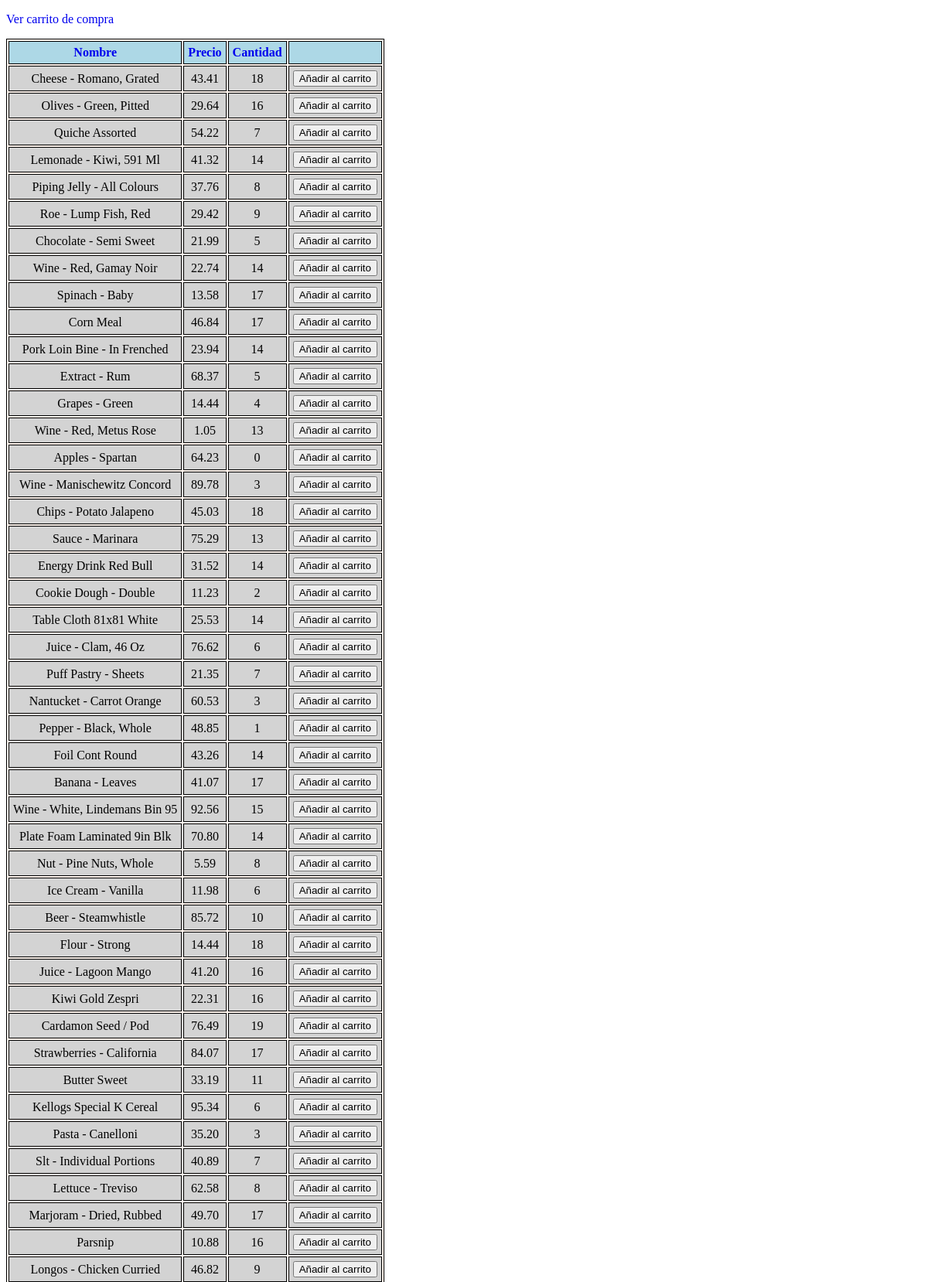
The page / (upper part) on the database its author committed.
### tables this page shows
create table products (
	id INT,
	name VARCHAR(50),
	price DECIMAL(5,2),
	amount INT
);

### index.php (the view, shortened to what this page needs)
<?php
require "connection.php";
$sort = "id";
?>
<!DOCTYPE html>
<html lang="en">
<head>
</head>
<body>
  <p>
    <a href="shoppingCart.php">Ver carrito de compra</a>
  </p>
  <table>
    <tr>
      <th><a href="index.php?sort=name">Nombre</a></th>
      <th><a href="index.php?sort=price">Precio</a></th>
      <th><a href="index.php?sort=amount">Cantidad</a></th>
      <th></th>
    </tr>
    <?php
      $stmt = $link->stmt_init();
      $stmt->prepare("SELECT id,name,price,amount FROM products ORDER BY $sort");
      $stmt->execute();
      $stmt->bind_result($id,$name,$price,$amount);
      while($stmt->fetch()) {
      ?>
      <tr>
        <td><?=$name ?></td>
        <td><?=$price ?></td>
        <td><?=$amount ?></td>
        <td>
          <form action="">
            <input type="submit" value="Añadir al carrito">
          </form>
        </td>
      </tr>
    <?php
      }
    ?>
  </table>
</body>
</html>

### index.php (style rules this page uses)
table { border: 1px solid black; text-align: center; background-color: Seashell; }
th { background-color: LightBlue; }
td { background-color: LightGray; }
tr,td,th { border: 1px solid black; padding: 5px; }
a { text-decoration: none; }

### rows shown on the page
products: name "Cheese - Romano, Grated", price "43.41", amount "18"
products: name "Olives - Green, Pitted", price "29.64", amount "16"
products: name "Quiche Assorted", price "54.22", amount "7"
products: name "Lemonade - Kiwi, 591 Ml", price "41.32", amount "14"
products: name "Piping Jelly - All Colours", price "37.76", amount "8"
products: name "Roe - Lump Fish, Red", price "29.42", amount "9"
products: name "Chocolate - Semi Sweet", price "21.99", amount "5"
products: name "Wine - Red, Gamay Noir", price "22.74", amount "14"
products: name "Spinach - Baby", price "13.58", amount "17"
products: name "Corn Meal", price "46.84", amount "17"
products: name "Pork Loin Bine - In Frenched", price "23.94", amount "14"
products: name "Extract - Rum", price "68.37", amount "5"
products: name "Grapes - Green", price "14.44", amount "4"
products: name "Wine - Red, Metus Rose", price "1.05", amount "13"
products: name "Apples - Spartan", price "64.23", amount "0"
products: name "Wine - Manischewitz Concord", price "89.78", amount "3"
products: name "Chips - Potato Jalapeno", price "45.03", amount "18"
products: name "Sauce - Marinara", price "75.29", amount "13"
products: name "Energy Drink Red Bull", price "31.52", amount "14"
products: name "Cookie Dough - Double", price "11.23", amount "2"
products: name "Table Cloth 81x81 White", price "25.53", amount "14"
products: name "Juice - Clam, 46 Oz", price "76.62", amount "6"
products: name "Puff Pastry - Sheets", price "21.35", amount "7"
products: name "Nantucket - Carrot Orange", price "60.53", amount "3"
products: name "Pepper - Black, Whole", price "48.85", amount "1"
products: name "Foil Cont Round", price "43.26", amount "14"
products: name "Banana - Leaves", price "41.07", amount "17"
products: name "Wine - White, Lindemans Bin 95", price "92.56", amount "15"
products: name "Plate Foam Laminated 9in Blk", price "70.80", amount "14"
products: name "Nut - Pine Nuts, Whole", price "5.59", amount "8"
products: name "Ice Cream - Vanilla", price "11.98", amount "6"
products: name "Beer - Steamwhistle", price "85.72", amount "10"
products: name "Flour - Strong", price "14.44", amount "18"
products: name "Juice - Lagoon Mango", price "41.20", amount "16"
products: name "Kiwi Gold Zespri", price "22.31", amount "16"
products: name "Cardamon Seed / Pod", price "76.49", amount "19"
products: name "Strawberries - California", price "84.07", amount "17"
products: name "Butter Sweet", price "33.19", amount "11"
products: name "Kellogs Special K Cereal", price "95.34", amount "6"
products: name "Pasta - Canelloni", price "35.20", amount "3"
products: name "Slt - Individual Portions", price "40.89", amount "7"
products: name "Lettuce - Treviso", price "62.58", amount "8"
products: name "Marjoram - Dried, Rubbed", price "49.70", amount "17"
products: name "Parsnip", price "10.88", amount "16"
products: name "Longos - Chicken Curried", price "46.82", amount "9"
